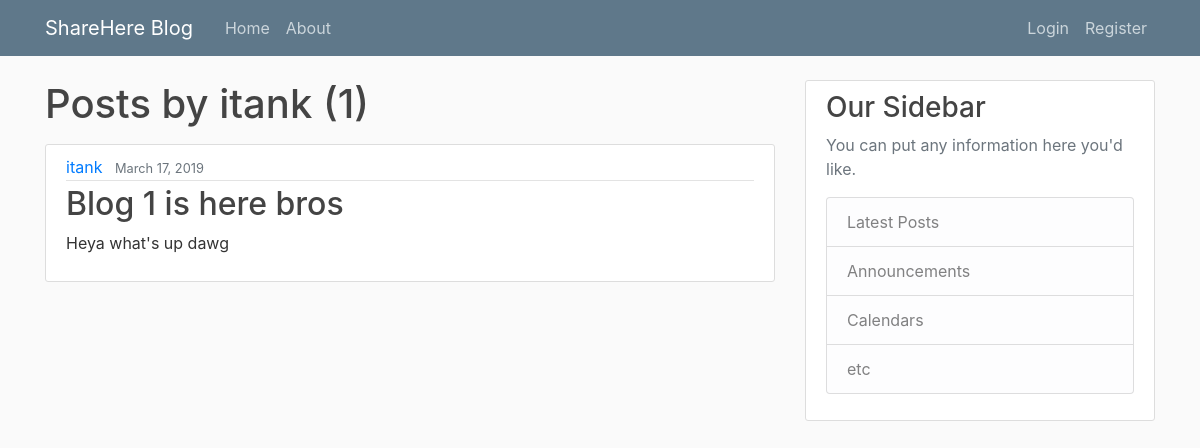
The page /user/itank on the database as committed earlier.
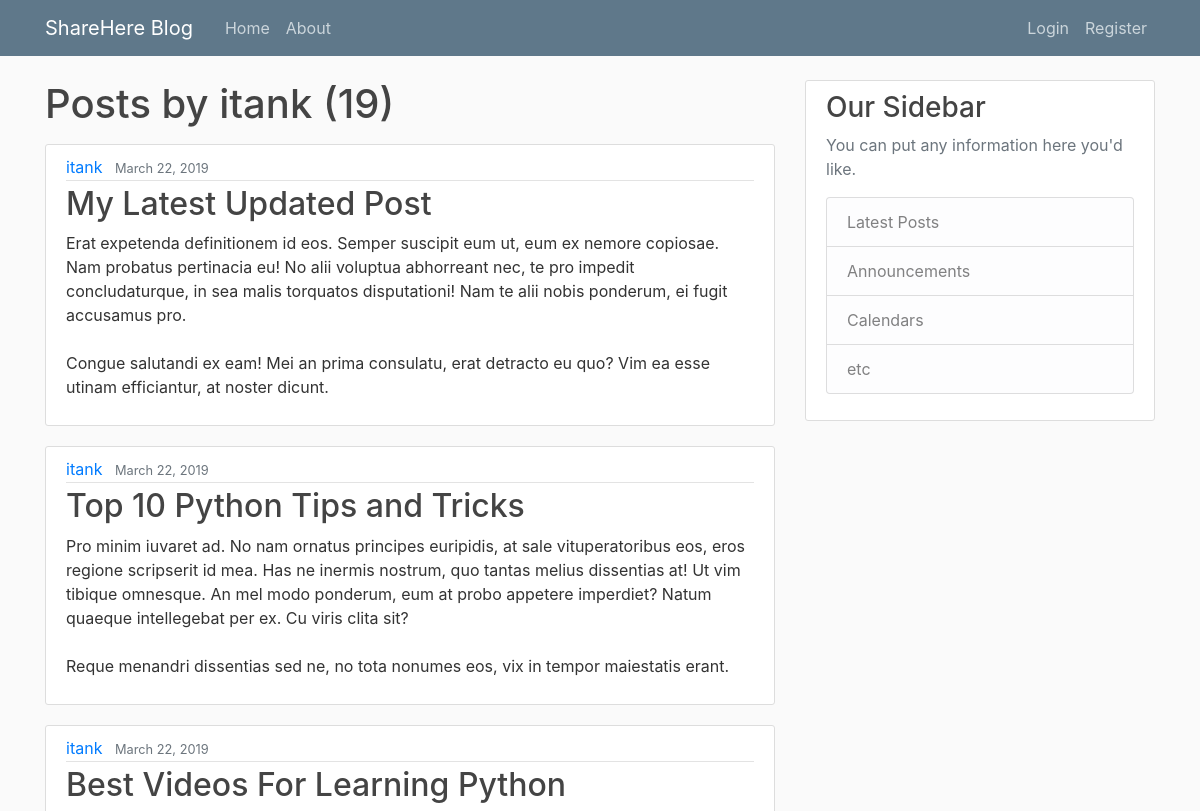
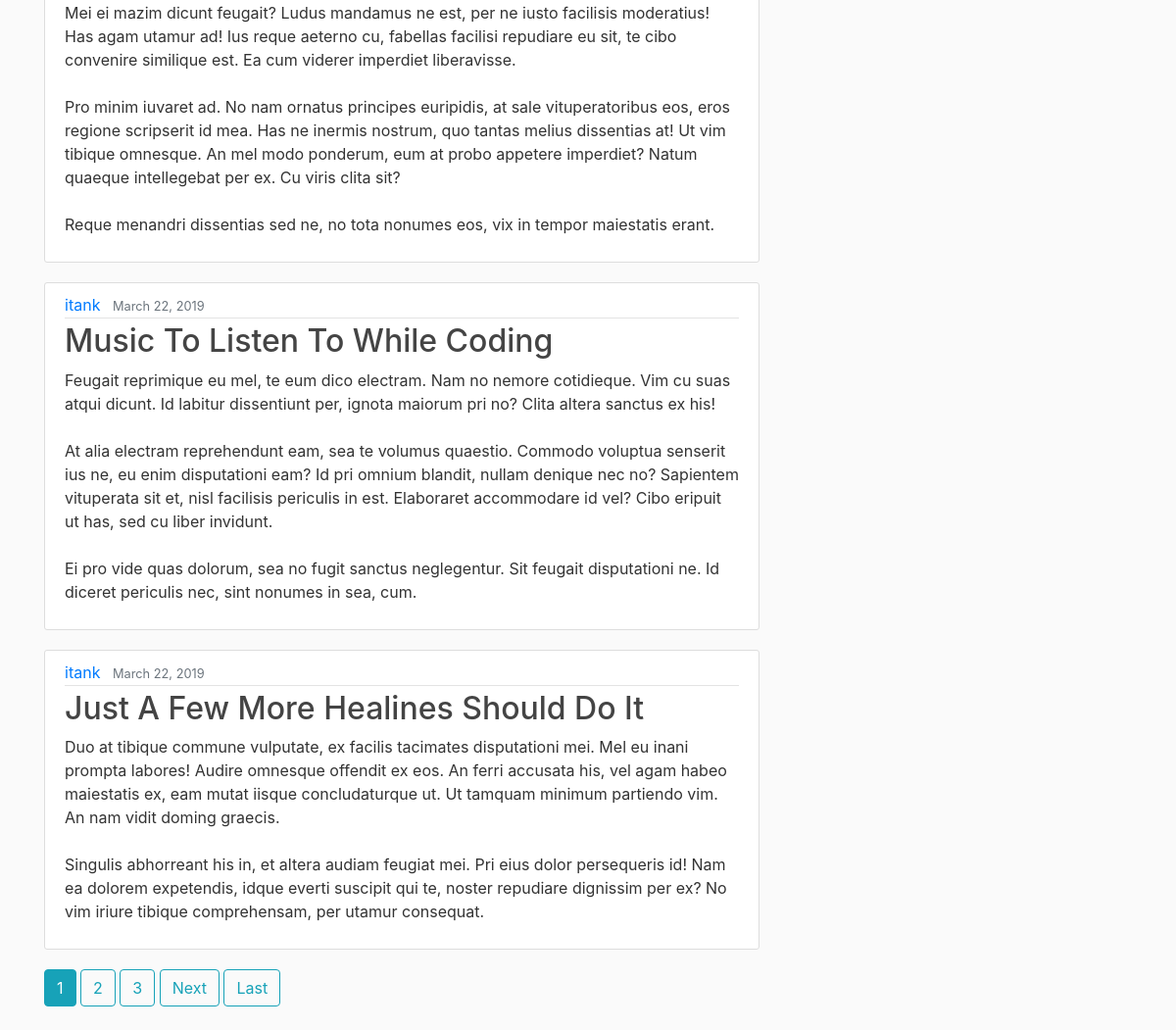
The same page on the database as committed later (2 pictures, top to bottom).
### blog/models.py (models this page shows, shortened)
class Post(models.Model):
    title = models.CharField(max_length=120)
    content = models.TextField()
    date_posted = models.DateTimeField(default=timezone.now)
    author = models.ForeignKey(User, on_delete=models.CASCADE)

### blog/views.py (the view)
# urls.py: path('user/<str:username>', UserPostListView.as_view(), name='user-posts'),
class UserPostListView(ListView):
    model = Post
    template_name = 'blog/user_posts.html'
    context_object_name = 'posts'
    paginate_by = 5
    def get_queryset(self):
        user = get_object_or_404(User, username=self.kwargs.get('username'))
        return Post.objects.filter(author=user).order_by('-date_posted')

### blog/templates/blog/user_posts.html (shortened to what this page needs)
{% extends "blog/base.html" %}
{% block content %}
    <h1 class="mb-3">Posts by {{ view.kwargs.username }} ({{ page_obj.paginator.count }})</h1>
    {% for post in posts %}
    <article class="media content-section">
        <div class="media-body">
            <div class="article-metadata">
              <a class="mr-2" href="{% url 'user-posts' post.author.username %}">{{ post.author }}</a>
              <small class="text-muted">{{ post.date_posted|date:"F d, Y" }}</small>
            </div>
            <h2><a class="article-title" href="{% url 'post-detail' post.id %}">{{ post.title }}</a></h2>
            <p class="article-content">{{ post.content }}</p>
        </div>
    </article>
    {% endfor %}
    {% if is_paginated %}
        {% for num in page_obj.paginator.page_range %}
            {% if page_obj.number == num %}
                <a class="btn btn-info mb-4" href="?page={{ num }}">{{ num }}</a>
            {% elif num > page_obj.number|add:'-3' and num < page_obj.number|add:'3' %}
                <a class="btn btn-outline-info mb-4" href="?page={{ num }}">{{ num }}</a>
            {% endif %}
        {% endfor %}
        {% if page_obj.has_next %}
            <a class="btn btn-outline-info mb-4" href="?page={{ page_obj.next_page_number }}">Next</a>
            <a class="btn btn-outline-info mb-4" href="?page={{ page_obj.paginator.num_pages }}">Last</a>
        {% endif %}
    {% endif %}
{% endblock content %}

### blog/templates/blog/base.html (shortened to what this page needs)
{% load static %}
<!DOCTYPE html>
<html>
<head>
    <link rel="stylesheet" href="https://stackpath.bootstrapcdn.com/bootstrap/4.3.1/css/bootstrap.min.css">
    <link rel="stylesheet" type="text/css" href="{% static 'blog/main.css' %}">
</head>
<body>
    <header class="site-header">
      <nav class="navbar navbar-expand-md navbar-dark bg-steel fixed-top">
        <div class="container">
          <a class="navbar-brand mr-4" href="{% url 'blog-home' %}">ShareHere Blog</a>
          <div class="collapse navbar-collapse" id="navbarToggle">
            <div class="navbar-nav mr-auto">
              <a class="nav-item nav-link" href="{% url 'blog-home' %}">Home</a>
              <a class="nav-item nav-link" href="{% url 'blog-about' %}">About</a>
            </div>
            <div class="navbar-nav">
                {% if user.is_authenticated %}
                    <a class="nav-item nav-link" href="{% url 'post-create' %}">New Post</a>
                    <a class="nav-item nav-link" href="{% url 'profile' %}">Profile</a>
                    <a class="nav-item nav-link" href="{% url 'logout' %}">Logout</a>
                {% else %}
                    <a class="nav-item nav-link" href="{% url 'login' %}">Login</a>
                    <a class="nav-item nav-link" href="{% url 'register' %}">Register</a>
                {% endif %}
            </div>
          </div>
        </div>
      </nav>
    </header>
    <main role="main" class="container">
      <div class="row">
        <div class="col-md-8">
            {% block content %}{% endblock %}
        </div>
        <div class="col-md-4">
          <div class="content-section">
            <h3>Our Sidebar</h3>
            <p class='text-muted'>You can put any information here you'd like.
              <ul class="list-group">
                <li class="list-group-item list-group-item-light">Latest Posts</li>
                <li class="list-group-item list-group-item-light">Announcements</li>
                <li class="list-group-item list-group-item-light">Calendars</li>
                <li class="list-group-item list-group-item-light">etc</li>
              </ul>
            </p>
          </div>
        </div>
      </div>
    </main>
</body>
</html>

### blog/static/blog/main.css (style rules this page uses)
body { background: #fafafa; color: #333333; margin-top: 5rem; }
h1, h2, h3, h4, h5, h6 { color: #444444; }
ul { margin: 0; }
.bg-steel { background-color: #5f788a; }
.site-header .navbar-nav .nav-link { color: #cbd5db; }
.content-section { background: #ffffff; padding: 10px 20px; border: 1px solid #dddddd; border-radius: 3px; margin-bottom: 20px; }
.article-title { color: #444444; }
.article-content { white-space: pre-line; }
.article-metadata { padding-bottom: 1px; margin-bottom: 4px; border-bottom: 1px solid #e3e3e3 }

Rows that differ between the two databases and show on the page:
removed Post: author "itank", date_posted "March 17, 2019", title "Blog 1 is here bros", content "Heya what's up dawg"
added Post: author "itank", date_posted "March 22, 2019", title "My Latest Updated Post", content "Erat expetenda definitionem id eos. Semper suscipit eum ut, eum ex nemore copiosae. Nam probatus pertinacia eu! No alii voluptua abhorreant nec, te pro impedit concludaturque, in sea malis torquatos disputationi! Nam te alii nobis ponderum, ei fugit accusamus pro. Congue salutandi ex eam! Mei an prima consulatu, erat detracto eu quo? Vim ea esse utinam efficiantur, at noster dicunt."
added Post: author "itank", date_posted "March 22, 2019", title "Top 10 Python Tips and Tricks", content "Pro minim iuvaret ad. No nam ornatus principes euripidis, at sale vituperatoribus eos, eros regione scripserit id mea. Has ne inermis nostrum, quo tantas melius dissentias at! Ut vim tibique omnesque. An mel modo ponderum, eum at probo appetere imperdiet? Natum quaeque intellegebat per ex. Cu viris clita sit? Reque menandri dissentias sed ne, no tota nonumes eos, vix in tempor maiestatis erant."
added Post: author "itank", date_posted "March 22, 2019", title "Best Videos For Learning Python", content "Mei ei mazim dicunt feugait? Ludus mandamus ne est, per ne iusto facilisis moderatius! Has agam utamur ad! Ius reque aeterno cu, fabellas facilisi repudiare eu sit, te cibo convenire similique est. Ea cum viderer imperdiet liberavisse. Pro minim iuvaret ad. No nam ornatus principes euripidis, at sale vituperatoribus eos, eros regione scripserit id mea. Has ne inermis nostrum, quo tantas melius dissentias at! Ut vim tibique omnesque. An mel modo ponderum, eum at probo appetere imperdiet? Natum quaeque intellegebat per ex. Cu viris clita sit? Reque menandri dissentias sed ne, no tota nonumes eos, vix in tempor maiestatis erant."
added Post: author "itank", date_posted "March 22, 2019", title "Music To Listen To While Coding", content "Feugait reprimique eu mel, te eum dico electram. Nam no nemore cotidieque. Vim cu suas atqui dicunt. Id labitur dissentiunt per, ignota maiorum pri no? Clita altera sanctus ex his! At alia electram reprehendunt eam, sea te volumus quaestio. Commodo voluptua senserit ius ne, eu enim disputationi eam? Id pri omnium blandit, nullam denique nec no? Sapientem vituperata sit et, nisl facilisis periculis in est. Elaboraret accommodare id vel? Cibo eripuit ut has, sed cu liber invidunt. Ei pro vide quas dolorum, sea no fugit sanctus neglegentur. Sit feugait disputationi ne. Id diceret periculis nec, sint nonumes in sea, cum."
added Post: author "itank", date_posted "March 22, 2019", title "Just A Few More Healines Should Do It", content "Duo at tibique commune vulputate, ex facilis tacimates disputationi mei. Mel eu inani prompta labores! Audire omnesque offendit ex eos. An ferri accusata his, vel agam habeo maiestatis ex, eam mutat iisque concludaturque ut. Ut tamquam minimum partiendo vim. An nam vidit doming graecis. Singulis abhorreant his in, et altera audiam feugiat mei. Pri eius dolor persequeris id! Nam ea dolorem expetendis, idque everti suscipit qui te, noster repudiare dignissim per ex? No vim iriure tibique comprehensam, per utamur consequat."
Other text that changed with them:
{{ page_obj.paginator.count }}: "1" → "19"
new list line: "1"
new list line: "2"
new list line: "3"
text now shown: "Next Last"
